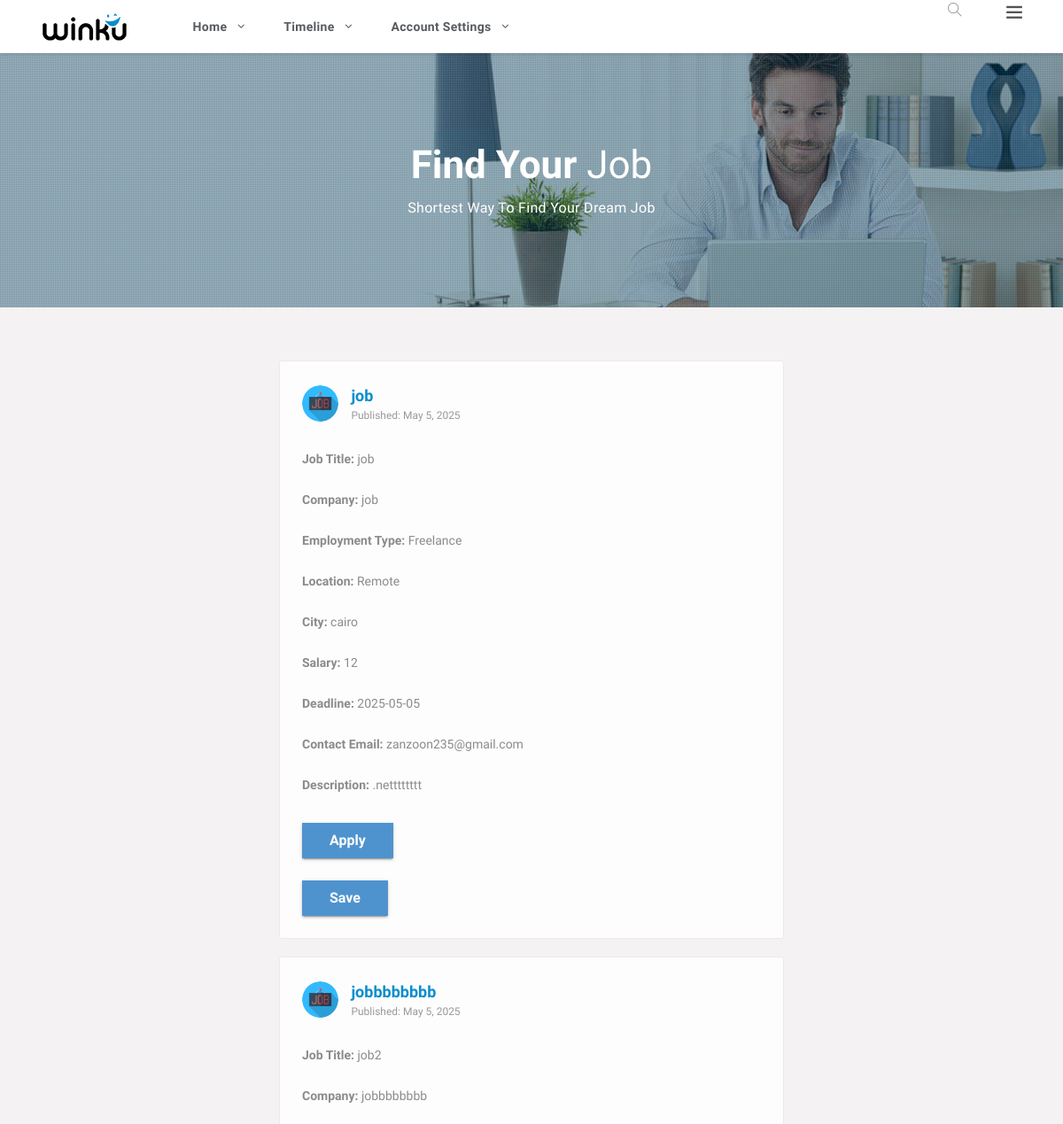
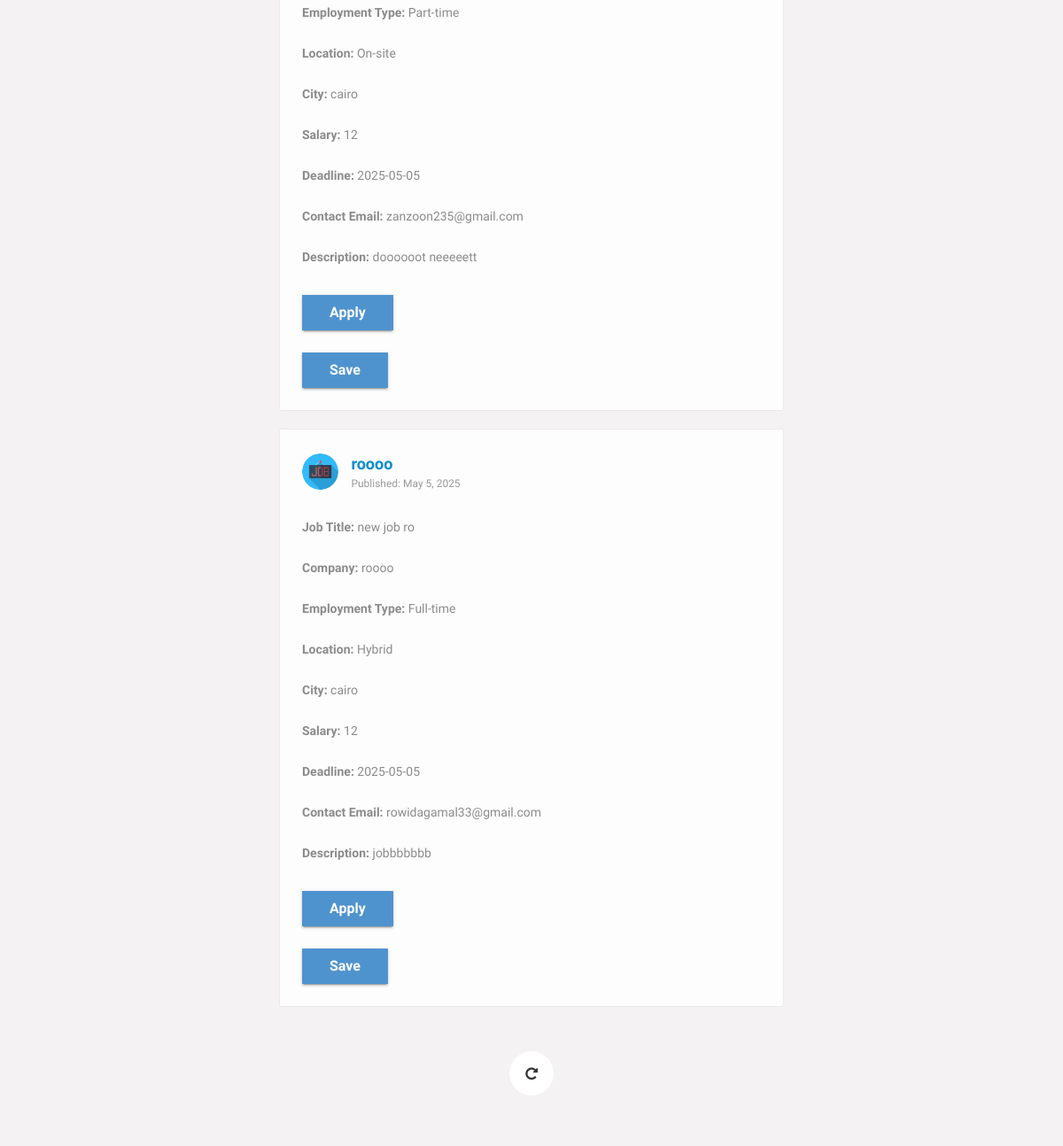
The page /linkedIn/Views/JobsUser/jobs.php (signed in, upper part) on the database as committed earlier (2 pictures, top to bottom).
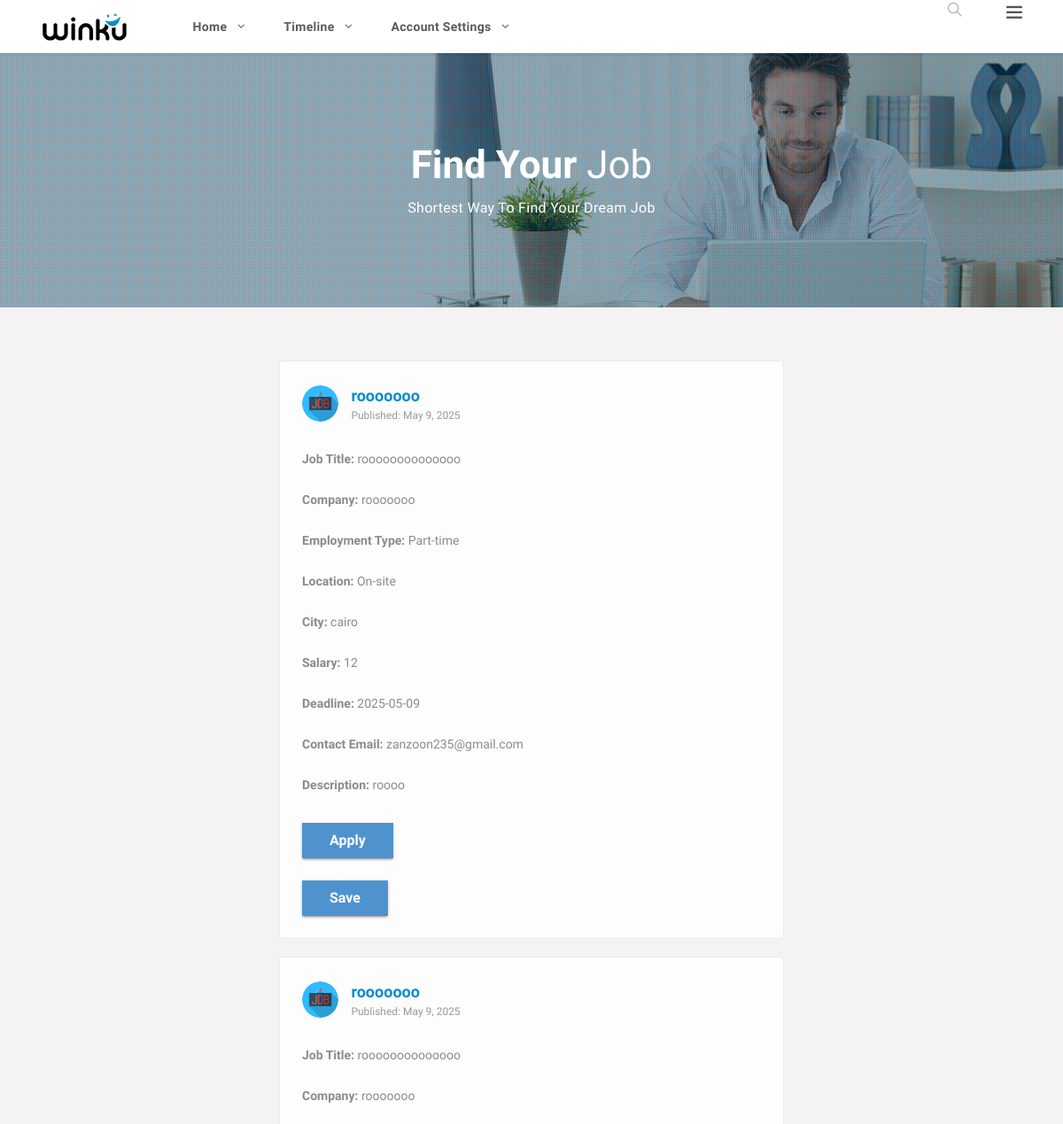
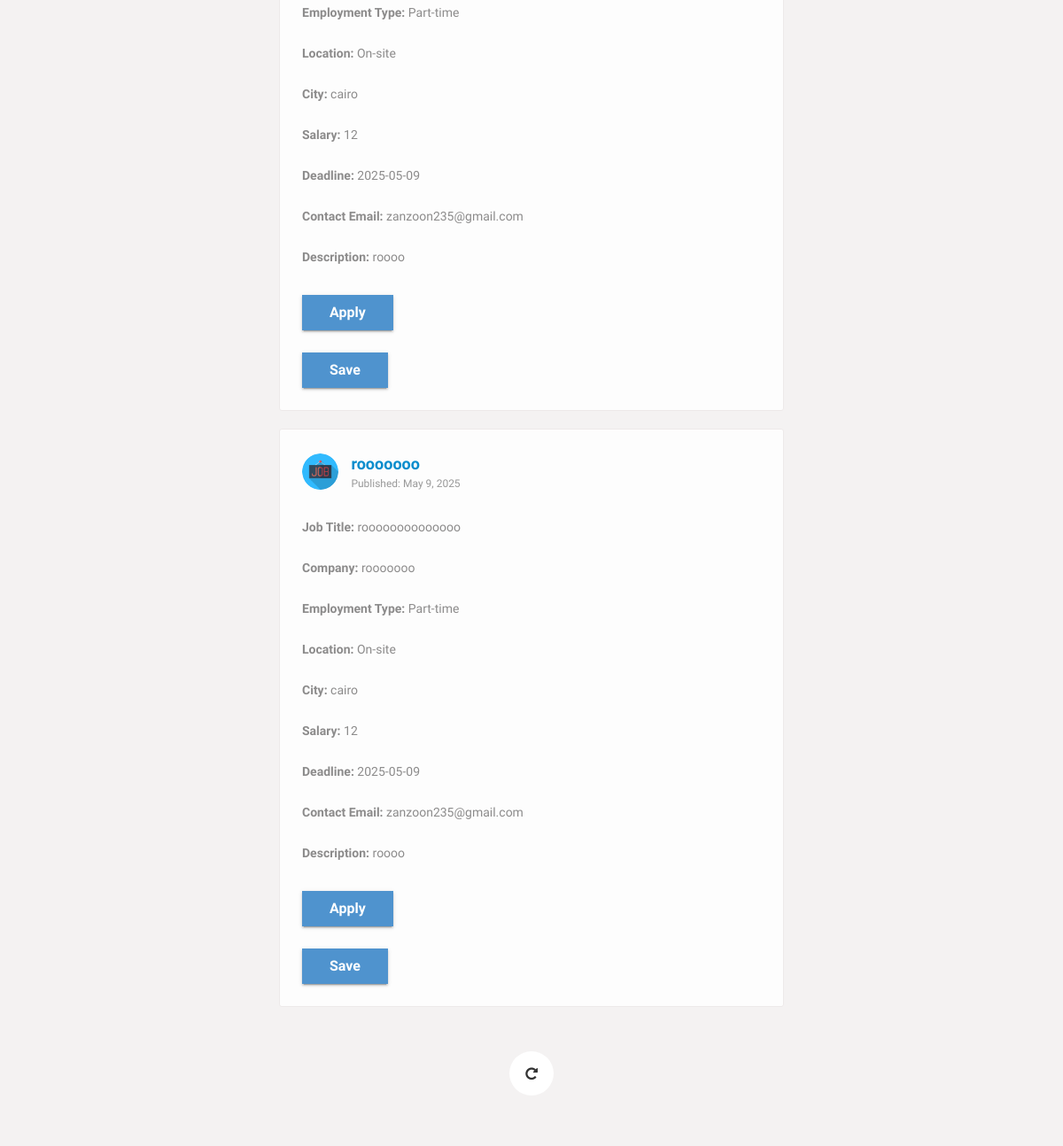
The same page on the database as committed later (2 pictures, top to bottom).
### tables this page shows
CREATE TABLE `jobs` (
  `id` int(11) NOT NULL,
  `jobTitle` varchar(50) NOT NULL,
  `companyName` varchar(50) NOT NULL,
  `jobDescription` text NOT NULL,
  `employmentType` enum('Full-time','Part-time','Contract','Internship','Freelance') NOT NULL,
  `location` enum('On-site','Remote','Hybrid','') NOT NULL,
  `city` varchar(100) NOT NULL,
  `salary` decimal(10,0) NOT NULL,
  `applicationDeadline` date NOT NULL,
  `contactEmail` varchar(100) NOT NULL,
  `createdAt` date NOT NULL DEFAULT current_timestamp(),
  `empId` int(11) NOT NULL
);

### linkedIn/Controllers/DBController.php (called while the page is built, shortened)
<?php
class DBController
{
    public $dbHost = "localhost";
    public $dbUser = "root";
    public $dbPassword = "";
    public $dbName = "linkedin";
    public $connection;
    public function __construct() {
        try {
            $this->connection = new mysqli($this->dbHost, $this->dbUser, $this->dbPassword, $this->dbName);
        } catch (Exception $e) {
            error_log("Error in DBController: " . $e->getMessage());
            throw $e;
        }
    }
    public function openConnection()
    {
        $this->connection = new mysqli($this->dbHost, $this->dbUser, $this->dbPassword, $this->dbName);
        if ($this->connection->connect_error) {
            echo "Error in Connection : " . $this->connection->connect_error;
            return false;
        } else {
            return true;
        }
    }
    public function select($qry)
    {
        $result = $this->connection->query($qry);
        if (!$result) {
            echo "Error : " . mysqli_error($this->connection);
            return false;
        } else {
            return $result->fetch_all(MYSQLI_ASSOC);
        }
    }
}
?>

### linkedIn/Controllers/JobController.php (called while the page is built, shortened)
<?php
require_once 'DBController.php';
class JobController
{
    public function getAllJobs()
    {
        $this->db = new DBController();
        if ($this->db->openConnection()) {
            $query = "SELECT jobs.id,jobs.jobTitle, jobs.companyName,jobs.jobDescription,jobs.employmentType,jobs.location,jobs.city,jobs.salary,
                        jobs.applicationDeadline,jobs.contactEmail,jobs.createdAt FROM jobs";
            return $this->db->select($query);
        } else {
            echo "Error in Database Connection";
            return false;
        }
    }
}

### linkedIn/Views/JobsUser/jobs.php (the view, shortened to what this page needs)
<?php
require_once '../../Controllers/JobController.php';
$jobcontroller = new JobController();
$Jobs = $jobcontroller->getAllJobs();
?>
<!DOCTYPE html>
<html lang="en">
<head>
    <link rel="stylesheet" href="../../../Assets/css/main.min.css">
    <link rel="stylesheet" href="../../../Assets/css/style.css">
    <link rel="stylesheet" href="../../../Assets/css/color.css">
    <link rel="stylesheet" href="../../../Assets/css/responsive.css">
</head>
<body>
<div class="theme-layout">
<?php require_once '../shared/header.php'; ?>
<section>
	<div class="gap100 pattern">
		<div class="bg-image" style="background-image:url(../../Assets/images/resources/newsletter-bg.jpg); background-repeat: no-repeat;"></div>
		<div class="container">
			<div class="row">
				<div class="col-lg-12">
					<div class="news-letter">
						<h2>Find Your <span>Job</span></h2>
						<span>Shortest Way To Find Your Dream Job</span>
					</div>
				</div>
			</div>
		</div>
	</div>
</section>
	<section>
		<div class="gap gray-bg">
			<div class="container-fluid">
				<div class="row">
					<div class="col-lg-12">
						<div class="row" id="page-contents">
							<div class="col-lg-3">
							</div>
							<div class="col-lg-6">
<div class="loadMore">
	<?php if(!empty($Jobs)):?>
	<?php
	foreach($Jobs as $job):
	?>
	<div class="central-meta item">
		<div class="user-post">
			<div class="friend-info">
				<figure>
					<img src="../../Assets/images/job2.png" alt="">
				</figure>
				<div class="friend-name">
					<ins><a href="#" title=""><?php echo $job['companyName']?></a></ins>
					<span>Published: <?= date("F j, Y", strtotime($job['createdAt'] ?? 'now')) ?></span>
				</div>
				<div class="post-meta">
					<div class="description">
					<p><strong>Job Title:</strong> <?= htmlspecialchars($job['jobTitle']) ?></p>
					<p><strong>Company:</strong> <?= htmlspecialchars($job['companyName']) ?></p>
					<p><strong>Employment Type:</strong> <?= htmlspecialchars($job['employmentType']) ?></p>
					<p><strong>Location:</strong> <?= htmlspecialchars($job['location']) ?></p>
					<p><strong>City:</strong> <?= htmlspecialchars($job['city']) ?></p>
					<p><strong>Salary:</strong> <?= htmlspecialchars($job['salary']) ?></p>
					<p><strong>Deadline:</strong> <?= htmlspecialchars($job['applicationDeadline']) ?></p>
					<p><strong>Contact Email:</strong> <?= htmlspecialchars($job['contactEmail']) ?></p>
					<p><strong>Description:</strong> <?= htmlspecialchars($job['jobDescription']) ?></p>
				    </div>
					<div style="margin-top: 15px;">
		 			<form action="applyJob.php" method="GET">
					   <button type="submit" class="mtr-btn"><span>Apply</span></button>
                     </form></div>
					 <div style="margin-top: 15px;">
					 <form action="saveJob.php" method="GET">
					   <button type="submit" class="mtr-btn"><span>Save</span></button>
                     </form>
					</div>
				</div>
			</div>
		</div>
	</div>
	<?php endforeach; ?>
	<?php else:?>
		<p>No posts found </p>
	<?php endif;?>
</div>
							</div>
						</div>
					</div>
				</div>
			</div>
		</div>
	</section>
	<?php require_once '../shared/footer.php'; ?>
</body>
</html>

Rows that differ between the two databases and show on the page:
removed jobs: companyName "job", createdAt "May 5, 2025", jobTitle "job", employmentType "Freelance", location "Remote", city "cairo", salary "12", applicationDeadline "2025-05-05", contactEmail "zanzoon235@gmail.com", jobDescription ".netttttttt"
removed jobs: companyName "jobbbbbbbb", createdAt "May 5, 2025", jobTitle "job2", employmentType "Part-time", location "On-site", city "cairo", salary "12", applicationDeadline "2025-05-05", contactEmail "zanzoon235@gmail.com", jobDescription "doooooot neeeeett"
removed jobs: companyName "roooo", createdAt "May 5, 2025", jobTitle "new job ro", employmentType "Full-time", location "Hybrid", city "cairo", salary "12", applicationDeadline "2025-05-05", contactEmail "rowidagamal33@gmail.com", jobDescription "jobbbbbbb"
added jobs: companyName "rooooooo", createdAt "May 9, 2025", jobTitle "roooooooooooooo", employmentType "Part-time", location "On-site", city "cairo", salary "12", applicationDeadline "2025-05-09", contactEmail "zanzoon235@gmail.com", jobDescription "roooo"
added jobs: companyName "rooooooo", createdAt "May 9, 2025", jobTitle "roooooooooooooo", employmentType "Part-time", location "On-site", city "cairo", salary "12", applicationDeadline "2025-05-09", contactEmail "zanzoon235@gmail.com", jobDescription "roooo"
added jobs: companyName "rooooooo", createdAt "May 9, 2025", jobTitle "roooooooooooooo", employmentType "Part-time", location "On-site", city "cairo", salary "12", applicationDeadline "2025-05-09", contactEmail "zanzoon235@gmail.com", jobDescription "roooo"
